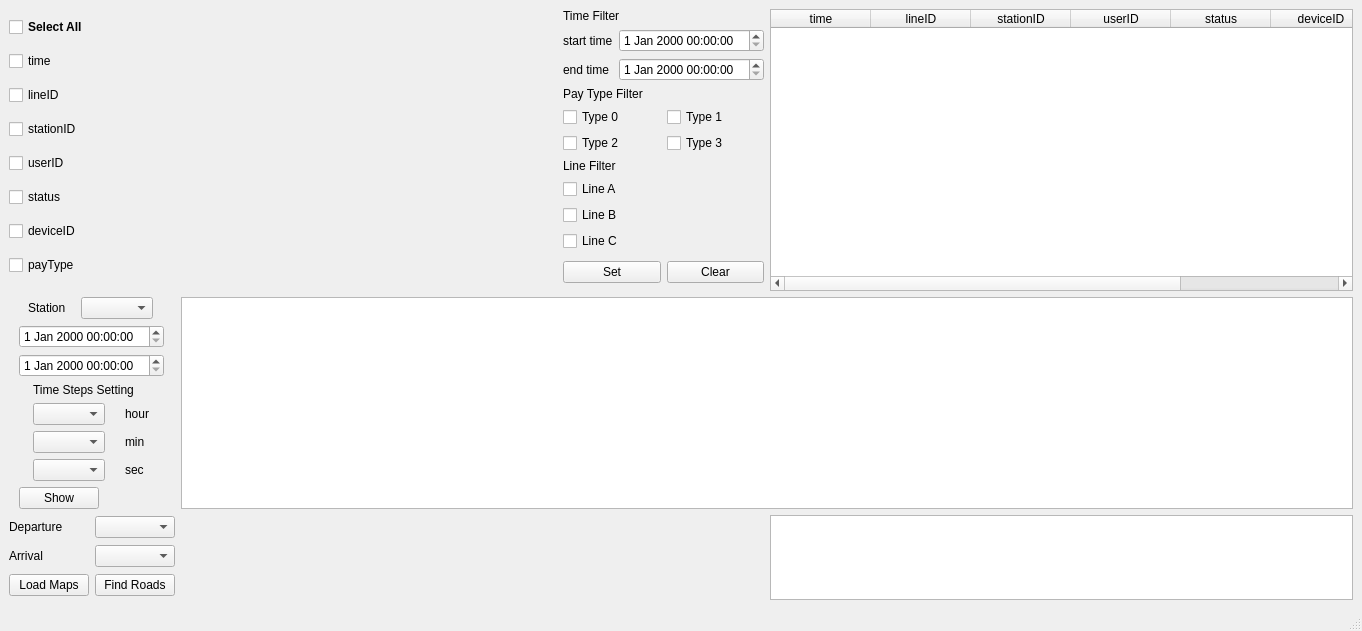
<?xml version="1.0" encoding="UTF-8"?>
<ui version="4.0">
 <class>MainWindow</class>
 <widget class="QMainWindow" name="MainWindow">
  <property name="geometry">
   <rect>
    <x>0</x>
    <y>0</y>
    <width>1362</width>
    <height>631</height>
   </rect>
  </property>
  <property name="windowTitle">
   <string>MainWindow</string>
  </property>
  <widget class="QWidget" name="centralwidget">
   <layout class="QGridLayout" name="gridLayout_5">
    <item row="1" column="0">
     <layout class="QGridLayout" name="gridLayout_3">
      <item row="0" column="0">
       <spacer name="verticalSpacer">
        <property name="orientation">
         <enum>Qt::Vertical</enum>
        </property>
        <property name="sizeHint" stdset="0">
         <size>
          <width>20</width>
          <height>40</height>
         </size>
        </property>
       </spacer>
      </item>
      <item row="7" column="0">
       <widget class="QPushButton" name="pushButton">
        <property name="sizePolicy">
         <sizepolicy hsizetype="Fixed" vsizetype="Fixed">
          <horstretch>0</horstretch>
          <verstretch>0</verstretch>
         </sizepolicy>
        </property>
        <property name="text">
         <string>Show</string>
        </property>
       </widget>
      </item>
      <item row="1" column="0">
       <layout class="QHBoxLayout" name="horizontalLayout_2">
        <item>
         <widget class="QLabel" name="label_6">
          <property name="sizePolicy">
           <sizepolicy hsizetype="Fixed" vsizetype="Preferred">
            <horstretch>0</horstretch>
            <verstretch>0</verstretch>
           </sizepolicy>
          </property>
          <property name="text">
           <string>Station</string>
          </property>
         </widget>
        </item>
        <item>
         <widget class="QComboBox" name="station">
          <property name="sizePolicy">
           <sizepolicy hsizetype="Fixed" vsizetype="Fixed">
            <horstretch>0</horstretch>
            <verstretch>0</verstretch>
           </sizepolicy>
          </property>
         </widget>
        </item>
       </layout>
      </item>
      <item row="4" column="0">
       <widget class="QDateTimeEdit" name="ending">
        <property name="sizePolicy">
         <sizepolicy hsizetype="Fixed" vsizetype="Fixed">
          <horstretch>0</horstretch>
          <verstretch>0</verstretch>
         </sizepolicy>
        </property>
       </widget>
      </item>
      <item row="3" column="0">
       <widget class="QDateTimeEdit" name="beginning">
        <property name="sizePolicy">
         <sizepolicy hsizetype="Fixed" vsizetype="Fixed">
          <horstretch>0</horstretch>
          <verstretch>0</verstretch>
         </sizepolicy>
        </property>
       </widget>
      </item>
      <item row="5" column="0">
       <layout class="QGridLayout" name="gridLayout_4">
        <item row="1" column="1">
         <widget class="QLabel" name="label_7">
          <property name="sizePolicy">
           <sizepolicy hsizetype="Fixed" vsizetype="Preferred">
            <horstretch>0</horstretch>
            <verstretch>0</verstretch>
           </sizepolicy>
          </property>
          <property name="text">
           <string>hour</string>
          </property>
         </widget>
        </item>
        <item row="2" column="0">
         <widget class="QComboBox" name="minite">
          <property name="sizePolicy">
           <sizepolicy hsizetype="Fixed" vsizetype="Fixed">
            <horstretch>0</horstretch>
            <verstretch>0</verstretch>
           </sizepolicy>
          </property>
         </widget>
        </item>
        <item row="3" column="0">
         <widget class="QComboBox" name="second">
          <property name="sizePolicy">
           <sizepolicy hsizetype="Fixed" vsizetype="Fixed">
            <horstretch>0</horstretch>
            <verstretch>0</verstretch>
           </sizepolicy>
          </property>
         </widget>
        </item>
        <item row="0" column="0" colspan="2">
         <widget class="QLabel" name="label_10">
          <property name="sizePolicy">
           <sizepolicy hsizetype="Fixed" vsizetype="Preferred">
            <horstretch>0</horstretch>
            <verstretch>0</verstretch>
           </sizepolicy>
          </property>
          <property name="text">
           <string>Time Steps Setting</string>
          </property>
         </widget>
        </item>
        <item row="3" column="1">
         <widget class="QLabel" name="label_9">
          <property name="sizePolicy">
           <sizepolicy hsizetype="Fixed" vsizetype="Preferred">
            <horstretch>0</horstretch>
            <verstretch>0</verstretch>
           </sizepolicy>
          </property>
          <property name="text">
           <string>sec</string>
          </property>
         </widget>
        </item>
        <item row="1" column="0">
         <widget class="QComboBox" name="hour">
          <property name="sizePolicy">
           <sizepolicy hsizetype="Fixed" vsizetype="Fixed">
            <horstretch>0</horstretch>
            <verstretch>0</verstretch>
           </sizepolicy>
          </property>
         </widget>
        </item>
        <item row="2" column="1">
         <widget class="QLabel" name="label_8">
          <property name="sizePolicy">
           <sizepolicy hsizetype="Fixed" vsizetype="Preferred">
            <horstretch>0</horstretch>
            <verstretch>0</verstretch>
           </sizepolicy>
          </property>
          <property name="text">
           <string>min</string>
          </property>
         </widget>
        </item>
       </layout>
      </item>
      <item row="8" column="0">
       <spacer name="verticalSpacer_2">
        <property name="orientation">
         <enum>Qt::Vertical</enum>
        </property>
        <property name="sizeHint" stdset="0">
         <size>
          <width>20</width>
          <height>40</height>
         </size>
        </property>
       </spacer>
      </item>
     </layout>
    </item>
    <item row="1" column="1" colspan="2">
     <widget class="QChartView" name="widget">
      <property name="sizePolicy">
       <sizepolicy hsizetype="Expanding" vsizetype="Expanding">
        <horstretch>0</horstretch>
        <verstretch>0</verstretch>
       </sizepolicy>
      </property>
      <property name="maximumSize">
       <size>
        <width>16777215</width>
        <height>16777215</height>
       </size>
      </property>
     </widget>
    </item>
    <item row="0" column="0" colspan="2">
     <layout class="QHBoxLayout" name="horizontalLayout_3">
      <item>
       <layout class="QVBoxLayout" name="verticalLayout">
        <item>
         <widget class="QCheckBox" name="selectAll">
          <property name="font">
           <font>
            <family>Arial</family>
            <pointsize>9</pointsize>
            <weight>75</weight>
            <bold>true</bold>
            <underline>false</underline>
           </font>
          </property>
          <property name="text">
           <string>Select All</string>
          </property>
         </widget>
        </item>
        <item>
         <widget class="QCheckBox" name="checkBox">
          <property name="text">
           <string>time</string>
          </property>
         </widget>
        </item>
        <item>
         <widget class="QCheckBox" name="checkBox_2">
          <property name="text">
           <string>lineID</string>
          </property>
         </widget>
        </item>
        <item>
         <widget class="QCheckBox" name="checkBox_3">
          <property name="text">
           <string>stationID</string>
          </property>
         </widget>
        </item>
        <item>
         <widget class="QCheckBox" name="checkBox_4">
          <property name="text">
           <string>userID</string>
          </property>
         </widget>
        </item>
        <item>
         <widget class="QCheckBox" name="checkBox_5">
          <property name="text">
           <string>status</string>
          </property>
         </widget>
        </item>
        <item>
         <widget class="QCheckBox" name="checkBox_6">
          <property name="text">
           <string>deviceID</string>
          </property>
         </widget>
        </item>
        <item>
         <widget class="QCheckBox" name="checkBox_7">
          <property name="text">
           <string>payType</string>
          </property>
         </widget>
        </item>
       </layout>
      </item>
      <item>
       <spacer name="horizontalSpacer">
        <property name="orientation">
         <enum>Qt::Horizontal</enum>
        </property>
        <property name="sizeHint" stdset="0">
         <size>
          <width>40</width>
          <height>20</height>
         </size>
        </property>
       </spacer>
      </item>
      <item>
       <layout class="QVBoxLayout" name="verticalLayout_3">
        <item>
         <layout class="QGridLayout" name="gridLayout">
          <item row="3" column="0">
           <widget class="QLabel" name="label_2">
            <property name="text">
             <string>end time</string>
            </property>
           </widget>
          </item>
          <item row="3" column="1">
           <widget class="QDateTimeEdit" name="endTime"/>
          </item>
          <item row="2" column="1">
           <widget class="QDateTimeEdit" name="startTime"/>
          </item>
          <item row="2" column="0">
           <widget class="QLabel" name="label">
            <property name="text">
             <string>start time</string>
            </property>
           </widget>
          </item>
          <item row="1" column="0" colspan="2">
           <widget class="QLabel" name="label_3">
            <property name="text">
             <string>Time Filter</string>
            </property>
           </widget>
          </item>
         </layout>
        </item>
        <item>
         <layout class="QGridLayout" name="gridLayout_2">
          <item row="2" column="0">
           <widget class="QCheckBox" name="type_3">
            <property name="text">
             <string>Type 2</string>
            </property>
           </widget>
          </item>
          <item row="0" column="0" colspan="2">
           <widget class="QLabel" name="label_4">
            <property name="text">
             <string>Pay Type Filter</string>
            </property>
           </widget>
          </item>
          <item row="1" column="0">
           <widget class="QCheckBox" name="type_1">
            <property name="text">
             <string>Type 0</string>
            </property>
           </widget>
          </item>
          <item row="1" column="1">
           <widget class="QCheckBox" name="type_2">
            <property name="text">
             <string>Type 1</string>
            </property>
           </widget>
          </item>
          <item row="2" column="1">
           <widget class="QCheckBox" name="type_4">
            <property name="text">
             <string>Type 3</string>
            </property>
           </widget>
          </item>
         </layout>
        </item>
        <item>
         <layout class="QVBoxLayout" name="verticalLayout_2">
          <item>
           <widget class="QLabel" name="label_5">
            <property name="text">
             <string>Line Filter</string>
            </property>
           </widget>
          </item>
          <item>
           <widget class="QCheckBox" name="lineA">
            <property name="text">
             <string>Line A</string>
            </property>
           </widget>
          </item>
          <item>
           <widget class="QCheckBox" name="lineB">
            <property name="text">
             <string>Line B</string>
            </property>
           </widget>
          </item>
          <item>
           <widget class="QCheckBox" name="lineC">
            <property name="text">
             <string>Line C</string>
            </property>
           </widget>
          </item>
         </layout>
        </item>
        <item>
         <spacer name="verticalSpacer_3">
          <property name="orientation">
           <enum>Qt::Vertical</enum>
          </property>
          <property name="sizeHint" stdset="0">
           <size>
            <width>20</width>
            <height>40</height>
           </size>
          </property>
         </spacer>
        </item>
        <item>
         <layout class="QHBoxLayout" name="horizontalLayout">
          <item>
           <widget class="QPushButton" name="set_filter">
            <property name="text">
             <string>Set</string>
            </property>
           </widget>
          </item>
          <item>
           <widget class="QPushButton" name="set_clear">
            <property name="text">
             <string>Clear</string>
            </property>
           </widget>
          </item>
         </layout>
        </item>
        <item>
         <spacer name="verticalSpacer_5">
          <property name="orientation">
           <enum>Qt::Vertical</enum>
          </property>
          <property name="sizeHint" stdset="0">
           <size>
            <width>20</width>
            <height>40</height>
           </size>
          </property>
         </spacer>
        </item>
        <item>
         <spacer name="verticalSpacer_4">
          <property name="orientation">
           <enum>Qt::Vertical</enum>
          </property>
          <property name="sizeHint" stdset="0">
           <size>
            <width>20</width>
            <height>40</height>
           </size>
          </property>
         </spacer>
        </item>
       </layout>
      </item>
     </layout>
    </item>
    <item row="0" column="2">
     <widget class="QTableWidget" name="tableWidget">
      <property name="minimumSize">
       <size>
        <width>100</width>
        <height>100</height>
       </size>
      </property>
      <column>
       <property name="text">
        <string>time</string>
       </property>
      </column>
      <column>
       <property name="text">
        <string>lineID</string>
       </property>
      </column>
      <column>
       <property name="text">
        <string>stationID</string>
       </property>
      </column>
      <column>
       <property name="text">
        <string>userID</string>
       </property>
      </column>
      <column>
       <property name="text">
        <string>status</string>
       </property>
      </column>
      <column>
       <property name="text">
        <string>deviceID</string>
       </property>
      </column>
      <column>
       <property name="text">
        <string>payType</string>
       </property>
      </column>
     </widget>
    </item>
    <item row="2" column="1">
     <spacer name="horizontalSpacer_2">
      <property name="orientation">
       <enum>Qt::Horizontal</enum>
      </property>
      <property name="sizeHint" stdset="0">
       <size>
        <width>40</width>
        <height>20</height>
       </size>
      </property>
     </spacer>
    </item>
    <item row="2" column="0">
     <layout class="QGridLayout" name="gridLayout_8">
      <item row="0" column="0">
       <widget class="QLabel" name="label_11">
        <property name="text">
         <string>Departure</string>
        </property>
       </widget>
      </item>
      <item row="2" column="1">
       <widget class="QPushButton" name="pushButton_3">
        <property name="text">
         <string>Find Roads</string>
        </property>
       </widget>
      </item>
      <item row="2" column="0">
       <widget class="QPushButton" name="loadMaps">
        <property name="text">
         <string>Load Maps</string>
        </property>
       </widget>
      </item>
      <item row="1" column="0">
       <widget class="QLabel" name="label_12">
        <property name="text">
         <string>Arrival</string>
        </property>
       </widget>
      </item>
      <item row="0" column="1">
       <widget class="QComboBox" name="departure"/>
      </item>
      <item row="1" column="1">
       <widget class="QComboBox" name="arrival"/>
      </item>
     </layout>
    </item>
    <item row="2" column="2">
     <widget class="QTextBrowser" name="textBrowser"/>
    </item>
   </layout>
  </widget>
  <widget class="QMenuBar" name="menubar">
   <property name="geometry">
    <rect>
     <x>0</x>
     <y>0</y>
     <width>1362</width>
     <height>26</height>
    </rect>
   </property>
  </widget>
  <widget class="QStatusBar" name="statusbar"/>
 </widget>
 <customwidgets>
  <customwidget>
   <class>QChartView</class>
   <extends>QGraphicsView</extends>
   <header location="global">QChartView</header>
  </customwidget>
 </customwidgets>
 <resources/>
 <connections/>
</ui>
